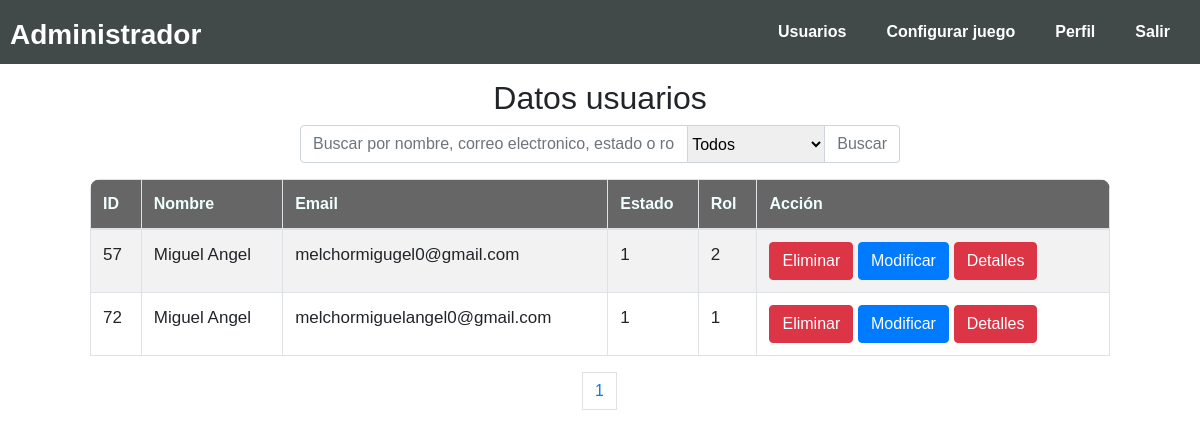
The app's page /administrador/index.php (signed in), older data.
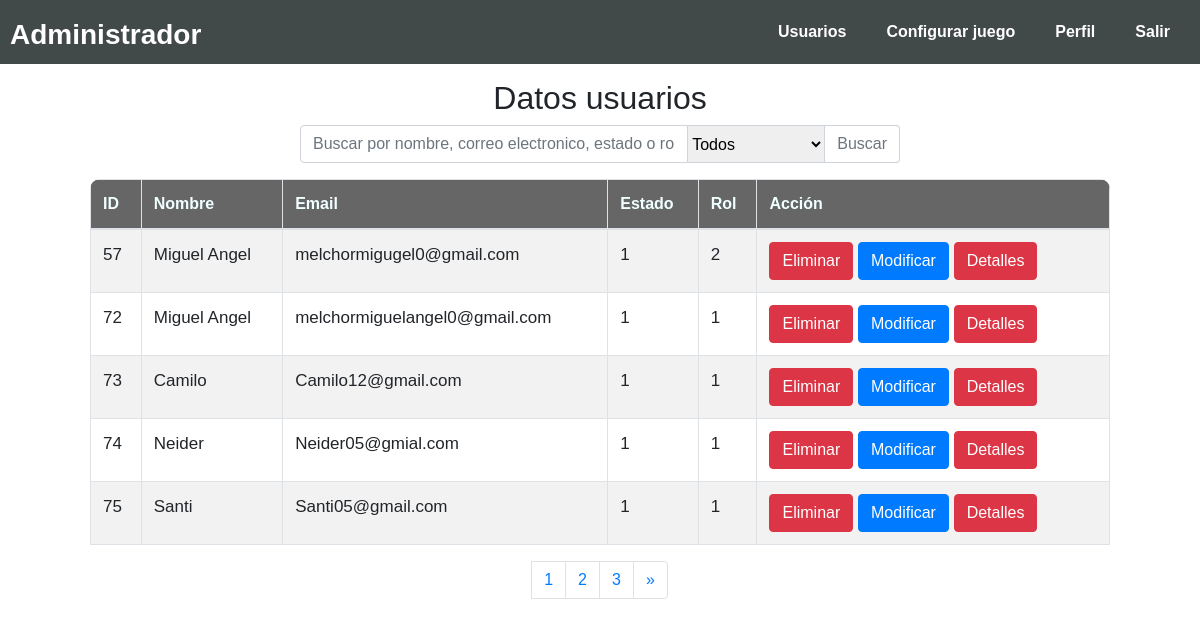
The same page, newer data.
### tables this page shows
CREATE TABLE `datosusuario` (
  `id_datos_usuario` int(11) NOT NULL,
  `nombre` varchar(100) NOT NULL,
  `email` varchar(100) NOT NULL,
  `avatar` varchar(7) NOT NULL DEFAULT 'avatar1',
  `codigo` double NOT NULL,
  `fecha` timestamp NOT NULL DEFAULT current_timestamp() ON UPDATE current_timestamp()
);

CREATE TABLE `usuarios` (
  `id_username` int(11) NOT NULL,
  `username` varchar(80) NOT NULL,
  `contraseña` varchar(255) NOT NULL,
  `estado` int(1) NOT NULL DEFAULT 1,
  `rol_usuario` int(1) NOT NULL DEFAULT 1
);

### administrador/total_registros.php (called while the page is built, shortened)
<?php
require('../php/conexion.php');
$pdo->setAttribute(PDO::ATTR_ERRMODE, PDO::ERRMODE_EXCEPTION);
if (empty($_GET['busqueda'])) {
    if (empty($_GET['tipo_usuario'])) {
        $query = $pdo->prepare('SELECT COUNT(*) AS total_usuarios from datosusuario');
        $query->execute();
        $total_datos = $query->fetch(PDO::FETCH_ASSOC);
        $total_registro = $total_datos['total_usuarios'];
    }
}

### administrador/registro.php (called while the page is built, shortened)
<?php
require('../php/conexion.php');
$pdo->setAttribute(PDO::ATTR_ERRMODE, PDO::ERRMODE_EXCEPTION);
if (empty($_GET['busqueda'])) {
    if (empty($_GET['tipo_usuario'])) {
        $query = $pdo->prepare('SELECT id_datos_usuario, nombre, email, username, estado, rol_usuario, puntossopa.puntos_nivel1 AS "s1", puntossopa.puntos_nivel2 AS "s2", puntossopa.puntos_nivel3 "s3", puntostrivia.puntos_nivel1 "t1",puntostrivia.puntos_nivel2 as"t2",puntostrivia.puntos_nivel3 as"t3" FROM datosusuario
            INNER JOIN usuarios On datosusuario.id_datos_usuario=usuarios.id_username
            LEFT JOIN puntossopa on datosusuario.id_datos_usuario=puntossopa.id_puntos_sopa
            RIGHT JOIN puntostrivia on datosusuario.id_datos_usuario=puntostrivia.id_puntos_trivia WHERE datosusuario.id_datos_usuario
            ORDER BY datosusuario.id_datos_usuario ASC LIMIT ' . $desde . ',' . $por_pagina . ' ');
    }
}
$query->execute();

### administrador/index.php (the view, shortened to what this page needs)
<!DOCTYPE html>
<html lang="es">
<html>
<head>
  <link rel="stylesheet" type="text/css" href="../css/bootstrap.css">
  <link rel="stylesheet" type="text/css" href="../css/cargando.css">
  <link rel="stylesheet" type="text/css" href="../css/maquinawrite.css">
  <link rel="stylesheet" href="../css/estyle.css">
  <link rel="stylesheet" href="admin.css">
</head>
<?php include("menus.php"); ?>
<body onunload="opepopup()">
  <div class="clearfix">
    <h2 id="titulo">Datos usuarios</h2>
    <form method="get" class="form_search">
      <div class="input-group mb-3">
        <input type="text" class="form-control" name="busqueda" id="busqueda" placeholder="Buscar por nombre, correo electronico, estado o rol..." aria-label="Recipient's username" aria-describedby="button-addon2">
        <select name="tipo_usuario" id="tipo_usuario">
          <option value="todos">Todos</option>
        </select>
        <input type="submit" value="Buscar" class="btn btn-outline-secondary">
      </div>
    </form>
    <div class="contenedor_tabla">
      <div class="table-responsive">
        <table class="table table-bordered table-striped table-hover">
          <thead>
            <tr>
              <th scope="col">ID</th>
              <th scope="col">Nombre</th>
              <th scope="col">Email</th>
              <th scope="col">Estado</th>
              <th scope="col">Rol</th>
              <th scope="col">Acción</th>
            </tr>
          </thead>
          <tbody>
            <?php
            include("total_registros.php");
            if ($total_registro == 0) { ?>
              <td colspan="6">
              <div class='alert alert-primary alert_user' id="alerta" role='alert'>No se encontro ningun usuario o administrador</div>
              </td>
              <?php
            } else {
              $por_pagina = 5;
              if (empty($_GET['pagina'])) {
                $pagina = 1;
              } else {
                $pagina = $_GET['pagina'];
              }
              $desde = ($pagina - 1) * $por_pagina;
              $total_paginas = ceil($total_registro / $por_pagina);
              include("registro.php");
              while ($dataCliente = $query->fetch(PDO::FETCH_ASSOC)) { ?>
                <tr>
                  <td><?php echo $dataCliente['id_datos_usuario']; ?></td>
                  <td><?php echo $dataCliente['nombre']; ?></td>
                  <td><?php echo $dataCliente['email']; ?></td>
                  <td><?php echo $dataCliente['estado']; ?></td>
                  <td><?php echo $dataCliente['rol_usuario']; ?></td>
                  <td>
                    <div class="btns_info_usuarios">
                      <button type="button" class="btn btn-danger" data-toggle="modal" data-target="#deleteChildresn<?php echo $dataCliente['id_datos_usuario']; ?>">Eliminar</button>
                      <button type="button" class="btn btn-primary" data-toggle="modal" data-target="#editChildresn<?php echo $dataCliente['id_datos_usuario']; ?>">Modificar</button>
                      <button type="button" class="btn btn-danger" data-toggle="modal" data-target="#Childresn<?php echo $dataCliente['id_datos_usuario']; ?>">Detalles</button>
                    </div>
                  </td>
                </tr>
              <?php } ?>
        </table>
      </div>
    </div>
    <nav aria-label="Page navigation example">
      <ul class="pagination pagination_usuarios">
        <?php
              for ($i = 1; $i <= $total_paginas; $i++) {
                if (empty($_GET['busqueda']) && empty($_GET['tipo_usuario'])) {
                  echo '<li class="page-item"><a class="page-link" href="?pagina=' . $i . '">' . $i . '</a></li>';
                } else {
                  echo '<li class="page-item"><a class="page-link" href="?pagina=' . $i . '&busqueda=' . $_GET["busqueda"] . '&tipo_usuario=' . $_GET["tipo_usuario"] . '">' . $i . '</a></li>';
                }
              }
        ?>
        <li class="page-item">
        <?php if ($pagina != $total_paginas) {
                if (empty($_GET['busqueda']) && empty($_GET['tipo_usuario'])) {
                  echo '<a class="page-link" href="&pagina=' . $pagina + 1 . '" aria-label="Next"><span aria-hidden="true">&raquo;</span></a>';
                } else {
                  echo '<a class="page-link" href="?pagina=' . $pagina + 1 . '&busqueda=' . $_GET["busqueda"] . '&tipo_usuario=' . $_GET["tipo_usuario"] . '" aria-label="Next"><span aria-hidden="true">&raquo;</span></a>';
                }
              }
            }
        ?>
        </li>
      </ul>
    </nav>
  </div>
</body>
</html>

### administrador/menus.php (shortened to what this page needs)
<!DOCTYPE html>
<html lang="en">
<head>
  <link rel="stylesheet" href="menu.css">
</head>
<body>
  <nav class="navbar1 navbar-expand-lg1 navbar-light1 bg-light1">
    <div class="collapse1 navbar-collapse1" id="navbarNav">
      <p class="pa"> <b><span style="color: white;">Administrador</span> </b></p>
      <ul class="navbar-nav1 seccion_pag">
        <li class="nav-item1 active1">
          <a class="nav-link1" href="#"><b> Usuarios</b> <span class="sr-only1"></span></a>
        </li>
        <li class="nav-item1">
          <a class="nav-link1" href="../confi_juego/sopa/index.php"><b> Configurar juego</b></a>
        </li>
        <li class="nav-item1">
          <a class="nav-link1" href="../confi_juego/perfil/perfil_admin.php"><b>Perfil</b></a>
        </li>
        <li class="nav-item1">
          <a class="nav-link1" href="../php/salir.php"><b>Salir</b></a>
        </li>
      </ul>
    </div>
  </nav>
</body>
</html>

### css/estyle.css (style rules this page uses)
table tr th { background: rgba(0, 0, 0, .6); color: azure; }
tbody tr { font-size: 12px !important; }
b { display: flex; flex-direction: row-reverse; }
.pagination { justify-content: center; margin: 16px 0; }

### administrador/admin.css (style rules this page uses)
.pagination_usuarios { margin: 0px; }
.form_search { width: 50%; }
.clearfix { display: flex; flex-direction: column; align-items: center; margin-top: 15px; }
#tipo_usuario, .btn-outline-secondary { border: 1px solid #ced4da; }
#tipo_usuario, .btn-outline-secondary { border-left-width: 0px; }
.btn-outline-secondary { border-radius: 0 0.25rem 0.25rem 0; }
.btns_info_usuarios { width: 280px; }
.contenedor_tabla { width: 85%; }
.table-responsive { align-items: center; border-radius: 10px; }
#titulo { text-align: center; }
td { font-size: 17px; }
@media (max-width: 1326px) { .pagination_usuarios { margin-bottom: 10px; } }

### administrador/menu.css (style rules this page uses)
body { font-family: Arial, Helvetica, sans-serif; }
.nav-link1 { text-decoration: none !important; color: white; padding: 20px; display: block; }
.nav-item1 { display: inline-block; text-align: center; }
.navbar1 { position: relative; background-color: #424949; list-style: none; padding: 0; margin: auto; }
.navbar-nav1 { margin: 0px; display: flex; justify-content: flex-end; }
.pa { margin: 0px; padding-top: 14px; font-size: 28px; }
.collapse1 { padding: 0px 10px; display: flex; justify-content: space-between; }

Row changes from the older to the newer data that the page shows:
added datosusuario: id_datos_usuario "73", nombre "Camilo", email "Camilo12@gmail.com", usuarios.estado "1", usuarios.rol_usuario "1"
added datosusuario: id_datos_usuario "74", nombre "Neider", email "Neider05@gmial.com", usuarios.estado "1", usuarios.rol_usuario "1"
added datosusuario: id_datos_usuario "75", nombre "Santi", email "Santi05@gmail.com", usuarios.estado "1", usuarios.rol_usuario "1"
Text that changed along with them:
new list line: "2"
new list line: "3"
